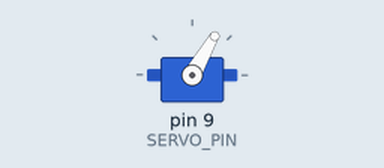
The sketch below on a simulated Arduino Uno, built with avr-gcc and run on an emulated ATmega328P. On the bench: servo.

Above: at 0.05 s.
At 2.0 s:
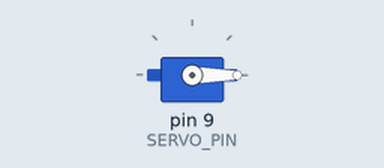
Timing chart, 0 to 4.6 s (numbered marks = the images above):
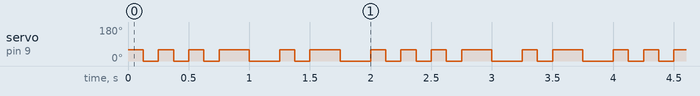

Measured:
- by itself, servo on pin 9 (SERVO_PIN): repeats every 2.0 s: 2 × (60° 0.13 s, 0° 0.13 s), 60° 0.25 s, 0° 0.25 s, 60° 0.13 s, 0° 0.13 s, 60° 0.25 s, 0° 0.25 s, 60° 0.13 s, 0° 0.13 s

The sketch:

Basic.ino
```cpp
#include <Servo.h>

#define SERVO_PIN 9
#define SERVO_REST 0
#define SERVO_BEAT 60

Servo servo;

void play(int durationMS) {
    servo.write(SERVO_BEAT);
    delay(durationMS/2);
    servo.write(SERVO_REST);
    delay(durationMS/2);
}

void setup() {
    servo.attach(SERVO_PIN);
}

void loop() {
    for(int i = 0; i < 3; i++) play(250);
    play(500);
    play(250);
    play(500);
}
```
